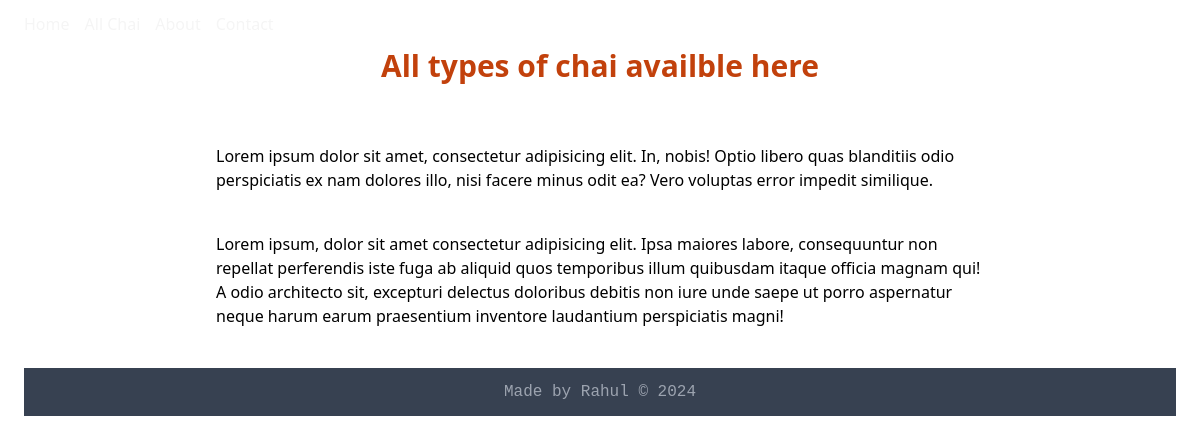
The app's page /chai/, older data.
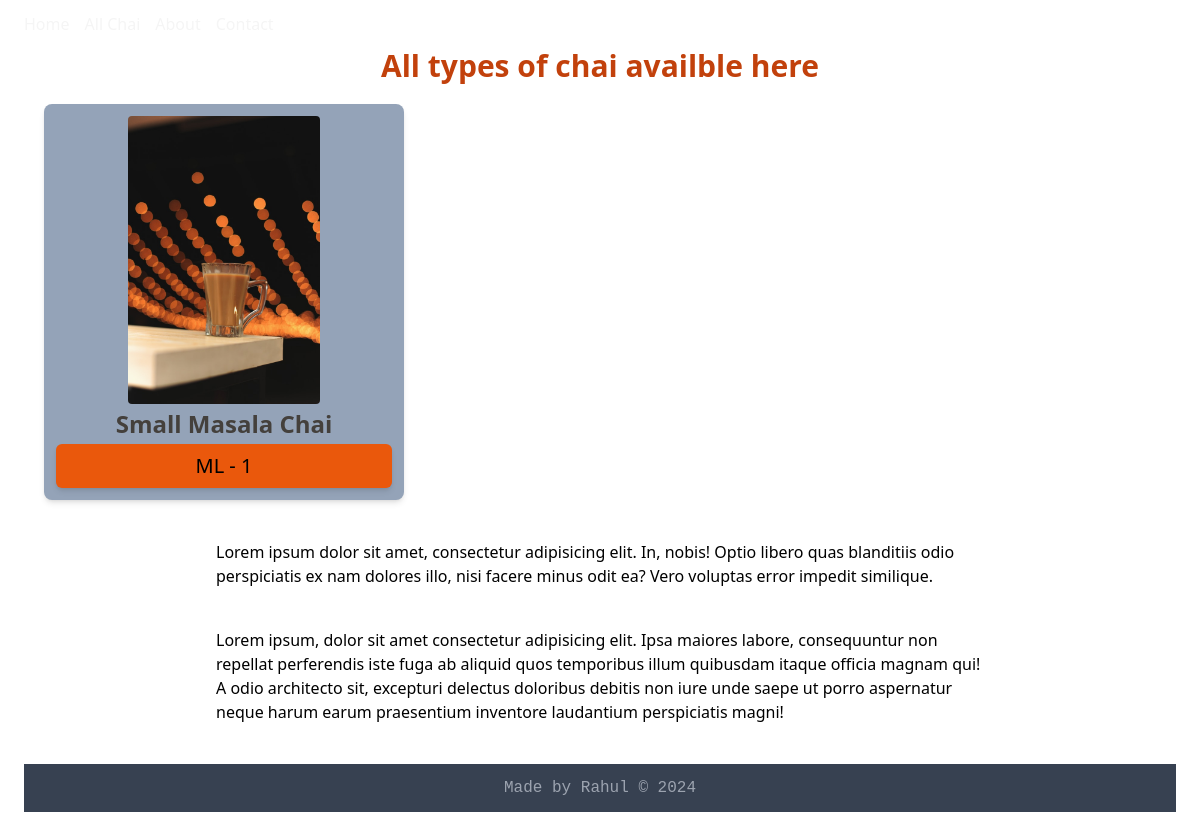
The same page, newer data.
### chai/models.py (models this page shows, shortened)
class ChaiVariety(models.Model):
    CHAI_TYPE_CHOICES = [
        ('ML', 'MASALA'),
        ('GR', 'GINGER'),
        ('KL', 'KIWI'),
        ('PL', 'PLAIN'),
        ('EL', 'ELACHI')
    ]
    name = models.CharField(max_length=100)
    image = models.ImageField(upload_to='chais/')
    date_added = models.DateTimeField(default=timezone.now)
    chai_type = models.CharField(max_length=2, choices=CHAI_TYPE_CHOICES)
    description = models.TextField(default="")
    price = models.IntegerField(default=10)

### chai/views.py (the view)
# urls.py: path('', view=views.all_chai, name='all_chai'),
def all_chai(request):
    allChais = ChaiVariety.objects.all()
    return render(request, 'chai/all_chai.html', {'allChais': allChais})

### chai/templates/chai/all_chai.html (shortened to what this page needs)
{% extends "layout.html" %}
{% block content %}
  <main>
    <h1 class="text-center text-3xl font-semibold text-orange-700">All types of chai availble here</h1>
    <div class="grid grid-cols-3 gap-4 m-5">
      {% for chai in allChais %}
      <div class="bg-slate-400 rounded-lg shadow-md p-3">
        <img class="rounded h-72 mx-auto" src="{{chai.image.url}}" alt="chai image">
        <h2 class="text-stone-700 text-2xl font-bold text-center my-1">{{chai.name}}</h2>
        <a href="{% url 'chai_details' chai.id %}">
          <button class="w-full bg-orange-600 p-2 rounded-md shadow-md text-xl font-medium hover:bg-orange-700 hover:text-gray-200">
            {{chai.chai_type}} - {{chai.id}}
          </button>
        </a>
      </div>
      {% endfor %}
    </div>
    <div class="my-10 max-w-3xl mx-auto">
      Lorem ipsum dolor sit amet, consectetur adipisicing elit. In, nobis! Optio libero quas blanditiis odio perspiciatis ex nam dolores illo, nisi facere minus odit ea? Vero voluptas error impedit similique.
    </div>
    <div class="my-10 max-w-3xl mx-auto">
      Lorem ipsum, dolor sit amet consectetur adipisicing elit. Ipsa maiores labore, consequuntur non repellat perferendis iste fuga ab aliquid quos temporibus illum quibusdam itaque officia magnam qui! A odio architecto sit, excepturi delectus doloribus debitis non iure unde saepe ut porro aspernatur neque harum earum praesentium inventore laudantium perspiciatis magni!
    </div>
  </main>
{% endblock %}

### templates/layout.html (shortened to what this page needs)
{% load static tailwind_tags %}
{% load static %}
<!DOCTYPE html>
<html lang="en">
  <head>
    {% tailwind_css %}
    <link rel="stylesheet" href="{% static 'css/style.css' %}" />
  </head>
  <body class="max-w-6xl mx-auto dark:bg-slate-800 dark:text-white">
    <nav class="my-3">
      <ul class="navbar">
        <li class="nav-item"><a href="/">Home</a></li>
        <li class="nav-item"><a href="/chai/">All Chai</a></li>
        <li class="nav-item"><a href="/about/">About</a></li>
        <li class="nav-item"><a href="/contact/">Contact</a></li>
      </ul>
    </nav>
    {% block content %}{% endblock %}
    <footer class="bg-gray-700 my-5 p-3 text-center">
      <p class="text-gray-400 font-mono">Made by Rahul &copy; 2024</p>
    </footer>
  </body>
</html>

### static/css/style.css (style rules this page uses)
.navbar { display: flex; flex-direction: row; }
.nav-item { margin-right: 15px; list-style: none; color: whitesmoke; }

Row changes from the older to the newer data that the page shows:
added ChaiVariety: image (picture), name "Small Masala Chai", chai_type "ML", id "1"
